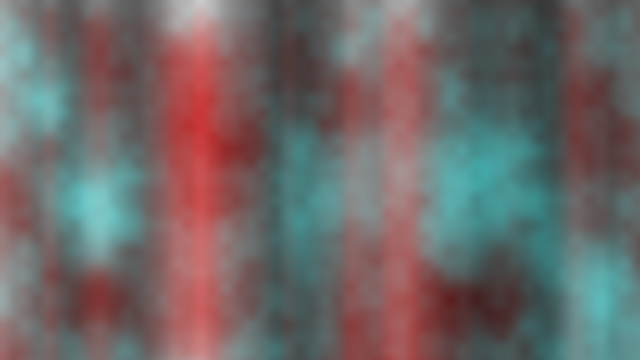
Frame 1 (no input)
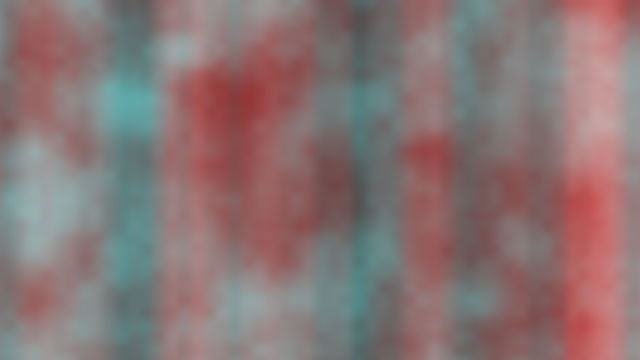
Frame 60 (the mouse pressed at the canvas centre just before this capture)
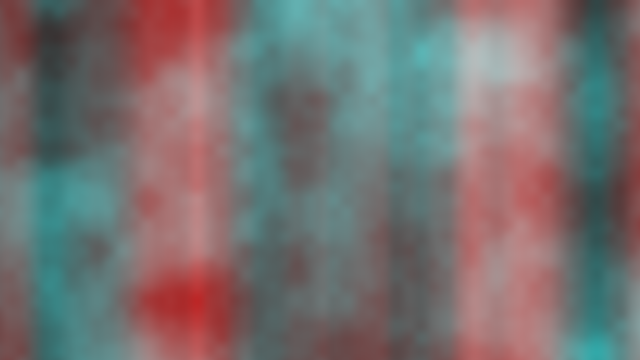
Frame 120 (the mouse held since frame 60 and released just before this capture)

The Processing sketch that drew these frames (run headless with seeded random() and noise(); from frame 60 on, the mouse is pressed at the canvas centre):

// Processing sketch: ghost_machine_01
// ── ghost_machine_01.pde
float zoff;
 float xoff;
 
void setup() {
 size(640,360);
 zoff = 0.0;
 xoff = 0.0;

}

void draw() {
  
  loadPixels();
  
  
  
  for (int x = 0; x < width; x++) {
    
    float yoff = 0; // For every xoff, start yoff at 0.
    
    for (int y = 0; y < height; y++) {
      
      float red = map(noise(xoff),0,1,0,255);
      float blue = map(noise(yoff),0,1,0,255);
      float green = map(noise(zoff),0,1,0,255);
      
      float bright = map(noise(xoff,yoff,zoff),0,1,0,255); // Perlin noise brightness
      
      pixels[x+y*width] = color(red,bright,bright,blue); // what is multiplying by width doing here?
      
      yoff += 0.01;
    }
    xoff += 0.01;
  }
  
  updatePixels();
  
  zoff += 0.01; // controls speed of changes for exposure
  
}
